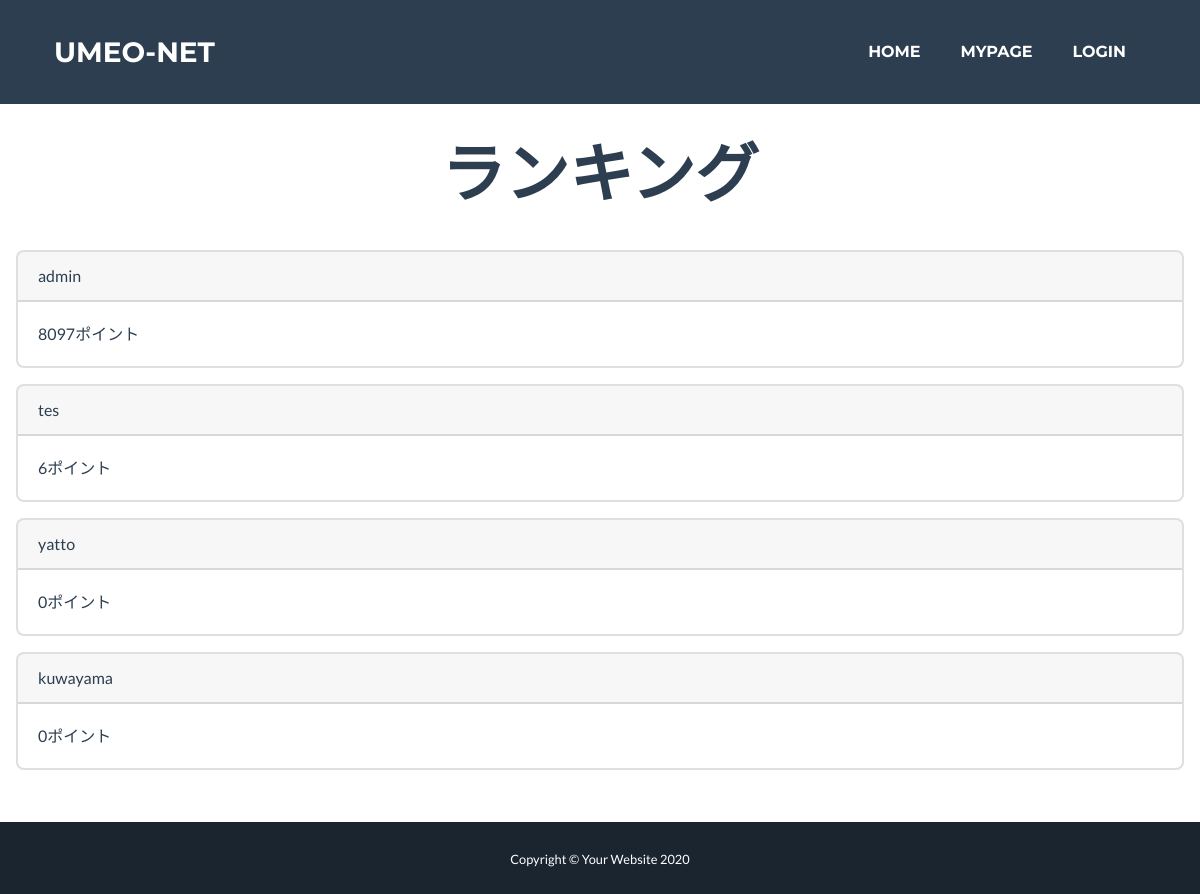
The page /umeo_site/rank/ on the database as committed earlier.
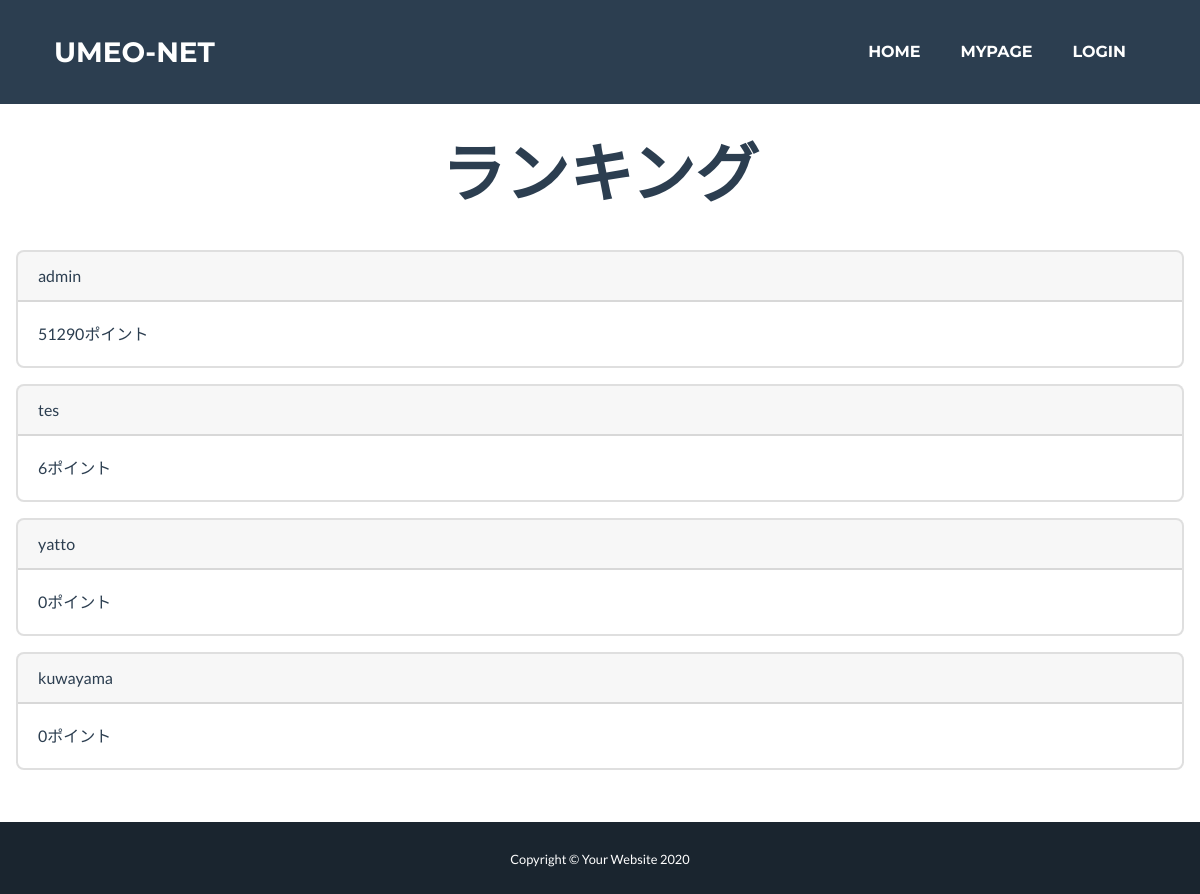
The same page on the database as committed later.
### users/models.py (models this page shows, shortened)
class User(AbstractBaseUser, PermissionsMixin):
    username_validator = UnicodeUsernameValidator()
    username = models.CharField(
        _('username'),
        max_length=150,
        unique=True,
        help_text=_('Required. 150 characters or fewer. Letters, digits and @/./+/-/_ only.'),
        validators=[username_validator],
        error_messages={
            'unique': _("A user with that username already exists."),
        },
    )
    first_name = models.CharField(_('first name'), max_length=150, blank=True)
    last_name = models.CharField(_('last name'), max_length=150, blank=True)
    email = models.EmailField(_('email address'), blank=True)
    umeop = models.IntegerField(_('Umeo Point'), default=0, blank=True)
    stock = models.IntegerField(_('Stock'), default=0, blank=True)
    bairitsu = models.IntegerField(_('Bairitsu'), default=1, blank=True)
    is_staff = models.BooleanField(
        _('staff status'),
        default=False,
        help_text=_('Designates whether the user can log into this admin site.'),
    )
    is_active = models.BooleanField(
        _('active'),
        default=True,
        help_text=_(
            'Designates whether this user should be treated as active. '
            'Unselect this instead of deleting accounts.'
        ),
    )
    date_joined = models.DateTimeField(_('date joined'), default=timezone.now)
    objects = UserManager()
    EMAIL_FIELD = 'email'
    USERNAME_FIELD = 'username'
    REQUIRED_FIELDS = ['email']
    class Meta:
        verbose_name = _('user')
        verbose_name_plural = _('users')

### umeo_site/views.py (the view)
# urls.py: path('rank/', views.RankView.as_view(), name="rank"),
class RankView(ListView):
    model = User
    template_name = "umeo_site/rank.html"
    def get_queryset(self):
        return User.objects.order_by('-umeop')

### umeo_site/templates/umeo_site/rank.html (shortened to what this page needs)
{% extends 'umeo_site/base.html' %}
{% load static %}
{% block content%}
<div class="message text-secondary">
    <div class="d-flex flex-column ml-3 mr-3">
        <h1 class="message-heading text-uppercase mb-5 text-center">ランキング</h1>
        {% for user in object_list %}
        <div class="card mb-3">
            <div class="card-header">
                {{user.username}}
            </div>
            <div class="card-body">
                <p class="card-text">{{user.umeop | linebreaksbr}}ポイント</p>
            </div>
        </div>
        {% endfor %}
    </div>
</div>
{% endblock %}

Rows that differ between the two databases and show on the page:
changed User "admin": umeop "8097" → "51290"
